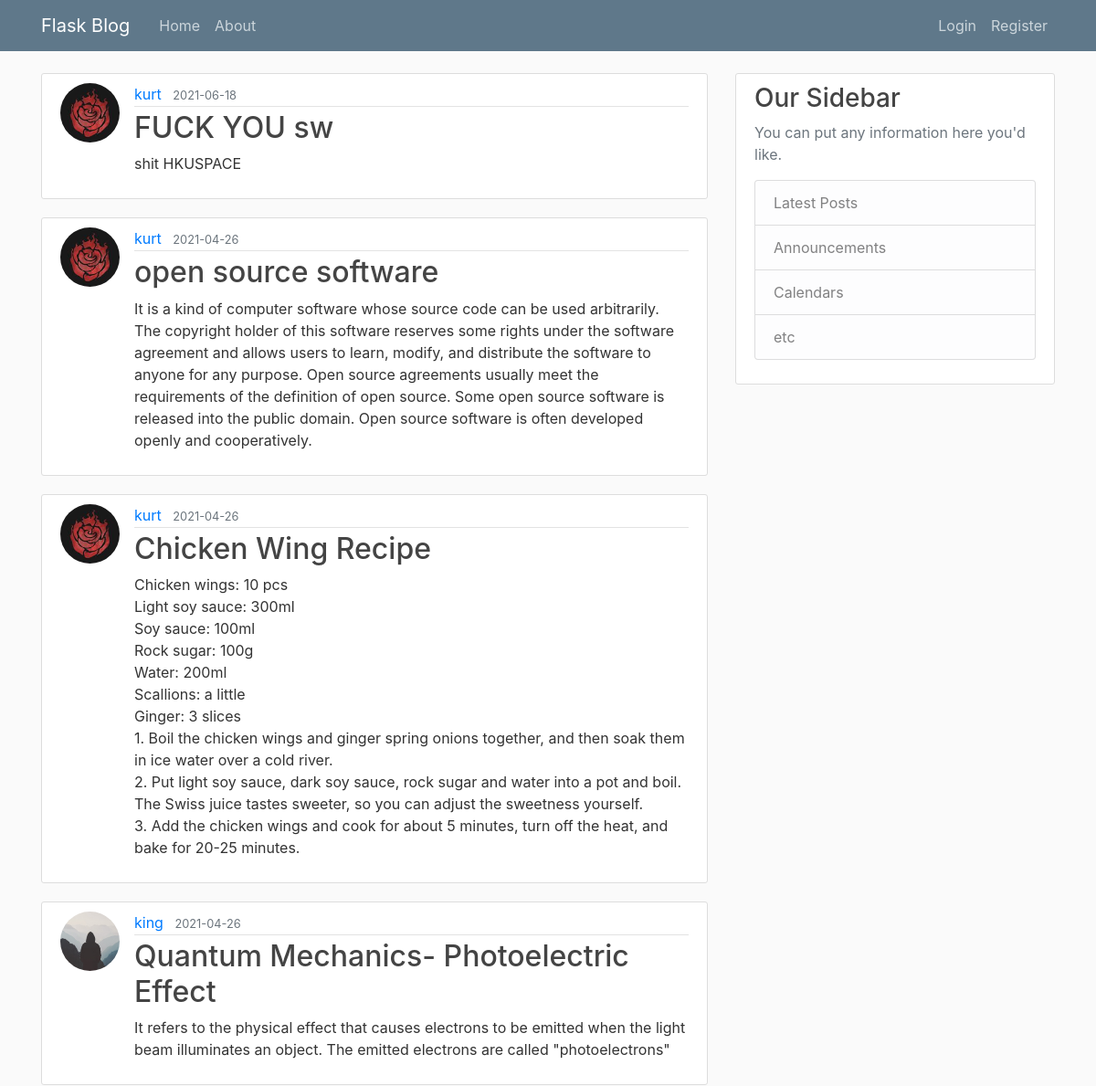
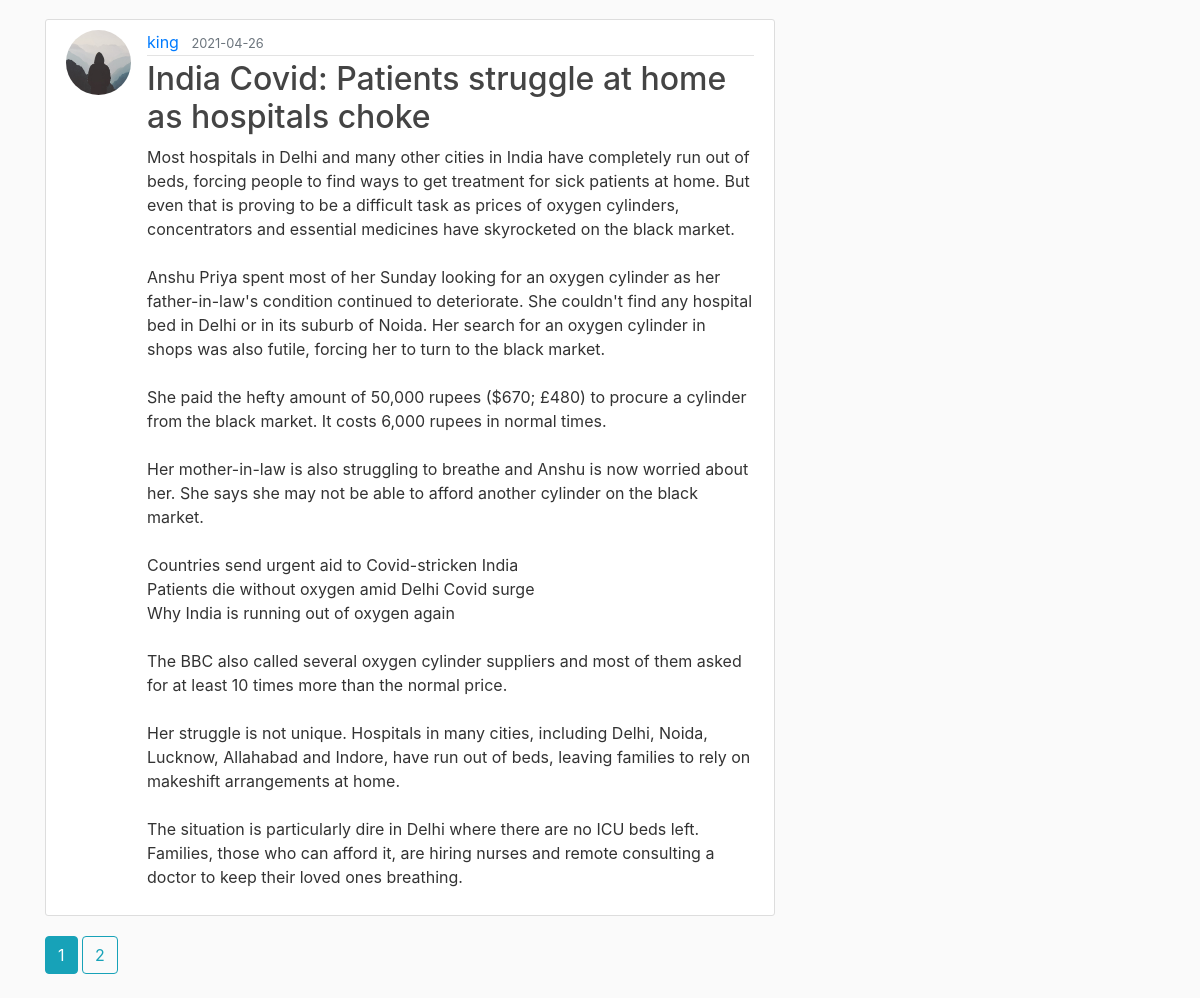
The page /home on the database its author committed (2 pictures, top to bottom).
### flaskblog/models.py (models this page shows, shortened)
class Post(db.Model):
    id = db.Column(db.Integer, primary_key=True)
    title = db.Column(db.String(100), nullable=False)
    date_posted = db.Column(db.DateTime, nullable=False, default=datetime.utcnow)
    content = db.Column(db.Text, nullable=False)
    user_id = db.Column(db.Integer, db.ForeignKey('user.id'), nullable=False)

class User(db.Model, UserMixin):
    id = db.Column(db.Integer, primary_key=True)
    username = db.Column(db.String(20), unique=True, nullable=False)
    email = db.Column(db.String(120), unique=True, nullable=False)
    image_file = db.Column(db.String(20), nullable=False, default='default.jpg')
    password = db.Column(db.String(60), nullable=False)
    posts = db.relationship('Post', backref='author', lazy=True)

### flaskblog/main/routes.py (the view)
@main.route("/")
@main.route("/home")
def home():
    page = request.args.get('page', 1, type=int)
    posts = Post.query.order_by(Post.date_posted.desc()).paginate(page=page, per_page=5)
    return render_template('home.html', posts=posts)

### flaskblog/templates/home.html
{% extends "layout.html" %}
{% block content %}
    {% for post in posts.items %}
        <article class="media content-section">
          <img class="rounded-circle article-img" src="{{ url_for('static', filename='profile_pics/' + post.author.image_file) }}">
          <div class="media-body">
            <div class="article-metadata">
              <a class="mr-2" href="{{ url_for('users.user_posts', username=post.author.username) }}">{{ post.author.username }}</a>
              <small class="text-muted">{{ post.date_posted.strftime('%Y-%m-%d') }}</small>
            </div>
            <h2><a class="article-title" href="{{ url_for('posts.post', post_id=post.id) }}">{{ post.title }}</a></h2>
            <p class="article-content">{{ post.content }}</p>
          </div>
        </article>
    {% endfor %}
    {% for page_num in posts.iter_pages(left_edge=1, right_edge=1, left_current=1, right_current=2) %}
      {% if page_num %}
        {% if posts.page == page_num %}
          <a class="btn btn-info mb-4" href="{{ url_for('main.home', page=page_num) }}">{{ page_num }}</a>
        {% else %}
          <a class="btn btn-outline-info mb-4" href="{{ url_for('main.home', page=page_num) }}">{{ page_num }}</a>
        {% endif %}
      {% else %}
        ...
      {% endif %}
    {% endfor %}
{% endblock content %}

### flaskblog/templates/layout.html (shortened to what this page needs)
<!DOCTYPE html>
<html>
<head>
    <link rel="stylesheet" href="https://maxcdn.bootstrapcdn.com/bootstrap/4.0.0/css/bootstrap.min.css">
    <link rel="stylesheet" type="text/css" href="{{ url_for('static', filename='main.css') }}">
</head>
<body>
    <header class="site-header">
      <nav class="navbar navbar-expand-md navbar-dark bg-steel fixed-top">
        <div class="container">
          <a class="navbar-brand mr-4" href="/">Flask Blog</a>
          <div class="collapse navbar-collapse" id="navbarToggle">
            <div class="navbar-nav mr-auto">
              <a class="nav-item nav-link" href="{{ url_for('main.home') }}">Home</a>
              <a class="nav-item nav-link" href="{{ url_for('main.about') }}">About</a>
            </div>
            <div class="navbar-nav">
              {% if current_user.is_authenticated %}
                <a class="nav-item nav-link" href="{{ url_for('posts.new_post') }}">New Post</a>
                <a class="nav-item nav-link" href="{{ url_for('users.account') }}">Account</a>
                <a class="nav-item nav-link" href="{{ url_for('users.logout') }}">Logout</a>
              {% else %}
                <a class="nav-item nav-link" href="{{ url_for('users.login') }}">Login</a>
                <a class="nav-item nav-link" href="{{ url_for('users.register') }}">Register</a>
              {% endif %}
            </div>
          </div>
        </div>
      </nav>
    </header>
    <main role="main" class="container">
      <div class="row">
        <div class="col-md-8">
          {% block content %}{% endblock %}
        </div>
        <div class="col-md-4">
          <div class="content-section">
            <h3>Our Sidebar</h3>
            <p class='text-muted'>You can put any information here you'd like.
              <ul class="list-group">
                <li class="list-group-item list-group-item-light">Latest Posts</li>
                <li class="list-group-item list-group-item-light">Announcements</li>
                <li class="list-group-item list-group-item-light">Calendars</li>
                <li class="list-group-item list-group-item-light">etc</li>
              </ul>
            </p>
          </div>
        </div>
      </div>
    </main>
</body>
</html>

### flaskblog/static/main.css (style rules this page uses)
body { background: #fafafa; color: #333333; margin-top: 5rem; }
h1, h2, h3, h4, h5, h6 { color: #444444; }
.bg-steel { background-color: #5f788a; }
.site-header .navbar-nav .nav-link { color: #cbd5db; }
.content-section { background: #ffffff; padding: 10px 20px; border: 1px solid #dddddd; border-radius: 3px; margin-bottom: 20px; }
.article-title { color: #444444; }
.article-content { white-space: pre-line; }
.article-img { height: 65px; width: 65px; margin-right: 16px; }
.article-metadata { padding-bottom: 1px; margin-bottom: 4px; border-bottom: 1px solid #e3e3e3 }

### rows shown on the page
Post: image_file (picture), author.username "kurt", date_posted "2021-06-18", title "FUCK YOU sw", content "shit HKUSPACE"
Post: image_file (picture), author.username "kurt", date_posted "2021-04-26", title "open source software", content "It is a kind of computer software whose source code can be used arbitrarily. The copyright holder of this software reserves some rights under the software agreement and allows users to learn, modify, and distribute the software to anyone for any purpose. Open source agreements usually meet the requirements of the definition of open source. Some open source software is released into the public domain. Open source software is often developed openly and cooperatively."
Post: image_file (picture), author.username "kurt", date_posted "2021-04-26", title "Chicken Wing Recipe", content "Chicken wings: 10 pcs Light soy sauce: 300ml Soy sauce: 100ml Rock sugar: 100g Water: 200ml Scallions: a little Ginger: 3 slices 1. Boil the chicken wings and ginger spring onions together, and then soak them in ice water over a cold river. 2. Put light soy sauce, dark soy sauce, rock sugar and water into a pot and boil. The Swiss juice tastes sweeter, so you can adjust the sweetness yourself. 3. Add the chicken wings and cook for about 5 minutes, turn off the heat, and bake for 20-25 minutes."
Post: image_file (placeholder picture), author.username "king", date_posted "2021-04-26", title "Quantum Mechanics- Photoelectric Effect", content "It refers to the physical effect that causes electrons to be emitted when the light beam illuminates an object. The emitted electrons are called \"photoelectrons\""
Post: image_file (placeholder picture), author.username "king", date_posted "2021-04-26", title "India Covid: Patients struggle at home as hospitals choke", content "Most hospitals in Delhi and many other cities in India have completely run out of beds, forcing people to find ways to get treatment for sick patients at home. But even that is proving to be a difficult task as prices of oxygen cylinders, concentrators and essential medicines have skyrocketed on the black market. Anshu Priya spent most of her Sunday looking for an oxygen cylinder as her father-in-law's condition continued to deteriorate. She couldn't find any hospital bed in Delhi or in its suburb of Noida. Her search for an oxygen cylinder in shops was also futile, forcing her to turn to the black market. She paid the hefty amount of 50,000 rupees ($670; £480) to procure a cylinder from…"

### other values the page prints
{{ page_num }} "1"
{{ page_num }} "2"
